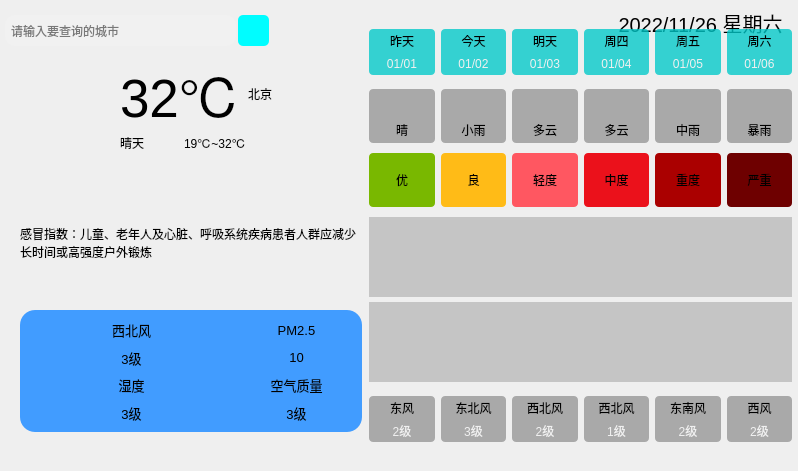
<?xml version="1.0" encoding="UTF-8"?>
<ui version="4.0">
 <class>MainWindow</class>
 <widget class="QMainWindow" name="MainWindow">
  <property name="geometry">
   <rect>
    <x>0</x>
    <y>0</y>
    <width>798</width>
    <height>471</height>
   </rect>
  </property>
  <property name="windowTitle">
   <string>MainWindow</string>
  </property>
  <widget class="QWidget" name="centralwidget">
   <widget class="QWidget" name="widget" native="true">
    <property name="geometry">
     <rect>
      <x>0</x>
      <y>0</y>
      <width>800</width>
      <height>450</height>
     </rect>
    </property>
    <property name="styleSheet">
     <string notr="true">QWidget#widget{
	border-image: url(:/res/background.png);
}
</string>
    </property>
    <widget class="QWidget" name="widget_2" native="true">
     <property name="geometry">
      <rect>
       <x>0</x>
       <y>0</y>
       <width>811</width>
       <height>51</height>
      </rect>
     </property>
     <widget class="QLabel" name="lbDate">
      <property name="geometry">
       <rect>
        <x>610</x>
        <y>2</y>
        <width>181</width>
        <height>41</height>
       </rect>
      </property>
      <property name="font">
       <font>
        <family>Arial</family>
        <pointsize>15</pointsize>
        <bold>false</bold>
        <kerning>true</kerning>
       </font>
      </property>
      <property name="text">
       <string>2022/11/26 星期六</string>
      </property>
      <property name="alignment">
       <set>Qt::AlignCenter</set>
      </property>
      <property name="openExternalLinks">
       <bool>false</bool>
      </property>
     </widget>
     <widget class="QLineEdit" name="leCity">
      <property name="geometry">
       <rect>
        <x>5</x>
        <y>15</y>
        <width>231</width>
        <height>31</height>
       </rect>
      </property>
      <property name="styleSheet">
       <string notr="true">background-color: rgba(255, 255, 255, 25);
border-radius:10px;
padding:2px 4px</string>
      </property>
      <property name="placeholderText">
       <string>请输入要查询的城市</string>
      </property>
     </widget>
     <widget class="QPushButton" name="btnSearch">
      <property name="geometry">
       <rect>
        <x>238</x>
        <y>15</y>
        <width>31</width>
        <height>31</height>
       </rect>
      </property>
      <property name="styleSheet">
       <string notr="true">border-radius:5px;
background-color: rgb(0, 253, 255);</string>
      </property>
      <property name="text">
       <string/>
      </property>
      <property name="icon">
       <iconset resource="main.qrc">
        <normaloff>:/res/search.png</normaloff>:/res/search.png</iconset>
      </property>
     </widget>
    </widget>
    <widget class="QWidget" name="widget_3" native="true">
     <property name="geometry">
      <rect>
       <x>20</x>
       <y>181</y>
       <width>342</width>
       <height>251</height>
      </rect>
     </property>
     <layout class="QVBoxLayout" name="verticalLayout_3">
      <item>
       <widget class="QLabel" name="lbGaoMao">
        <property name="text">
         <string>感冒指数：儿童、老年人及心脏、呼吸系统疾病患者人群应减少长时间或高强度户外锻炼</string>
        </property>
        <property name="wordWrap">
         <bool>true</bool>
        </property>
       </widget>
      </item>
      <item>
       <widget class="QWidget" name="widget_5" native="true">
        <property name="styleSheet">
         <string notr="true">background-color: rgb(65, 156, 255);
border-radius: 15px</string>
        </property>
        <layout class="QGridLayout" name="gridLayout_2">
         <item row="1" column="1">
          <layout class="QHBoxLayout" name="horizontalLayout_10">
           <item>
            <widget class="QLabel" name="lblQualityIcon">
             <property name="minimumSize">
              <size>
               <width>40</width>
               <height>40</height>
              </size>
             </property>
             <property name="maximumSize">
              <size>
               <width>40</width>
               <height>40</height>
              </size>
             </property>
             <property name="font">
              <font>
               <pointsize>10</pointsize>
              </font>
             </property>
             <property name="text">
              <string/>
             </property>
             <property name="pixmap">
              <pixmap resource="main.qrc">:/res/aqi.png</pixmap>
             </property>
             <property name="scaledContents">
              <bool>true</bool>
             </property>
            </widget>
           </item>
           <item>
            <layout class="QVBoxLayout" name="verticalLayout_11">
             <item>
              <widget class="QLabel" name="lblQualityTitle">
               <property name="font">
                <font>
                 <pointsize>10</pointsize>
                </font>
               </property>
               <property name="text">
                <string>空气质量</string>
               </property>
               <property name="alignment">
                <set>Qt::AlignCenter</set>
               </property>
              </widget>
             </item>
             <item>
              <widget class="QLabel" name="lblQuality">
               <property name="font">
                <font>
                 <pointsize>10</pointsize>
                </font>
               </property>
               <property name="text">
                <string>3级</string>
               </property>
               <property name="alignment">
                <set>Qt::AlignCenter</set>
               </property>
              </widget>
             </item>
            </layout>
           </item>
          </layout>
         </item>
         <item row="0" column="1">
          <layout class="QHBoxLayout" name="horizontalLayout_8">
           <item>
            <widget class="QLabel" name="lbPm25Icon">
             <property name="minimumSize">
              <size>
               <width>40</width>
               <height>40</height>
              </size>
             </property>
             <property name="maximumSize">
              <size>
               <width>40</width>
               <height>40</height>
              </size>
             </property>
             <property name="font">
              <font>
               <pointsize>10</pointsize>
              </font>
             </property>
             <property name="text">
              <string/>
             </property>
             <property name="pixmap">
              <pixmap resource="main.qrc">:/res/pm25.png</pixmap>
             </property>
             <property name="scaledContents">
              <bool>true</bool>
             </property>
            </widget>
           </item>
           <item>
            <layout class="QVBoxLayout" name="verticalLayout_9">
             <item>
              <widget class="QLabel" name="lbPm25Title">
               <property name="font">
                <font>
                 <pointsize>10</pointsize>
                </font>
               </property>
               <property name="text">
                <string>PM2.5</string>
               </property>
               <property name="alignment">
                <set>Qt::AlignCenter</set>
               </property>
              </widget>
             </item>
             <item>
              <widget class="QLabel" name="lbPm25">
               <property name="font">
                <font>
                 <pointsize>10</pointsize>
                </font>
               </property>
               <property name="text">
                <string>10</string>
               </property>
               <property name="alignment">
                <set>Qt::AlignCenter</set>
               </property>
              </widget>
             </item>
            </layout>
           </item>
          </layout>
         </item>
         <item row="0" column="0">
          <layout class="QHBoxLayout" name="horizontalLayout">
           <item>
            <widget class="QLabel" name="lbWindIcon">
             <property name="minimumSize">
              <size>
               <width>40</width>
               <height>40</height>
              </size>
             </property>
             <property name="maximumSize">
              <size>
               <width>40</width>
               <height>40</height>
              </size>
             </property>
             <property name="font">
              <font>
               <pointsize>10</pointsize>
              </font>
             </property>
             <property name="text">
              <string/>
             </property>
             <property name="pixmap">
              <pixmap resource="main.qrc">:/res/wind.png</pixmap>
             </property>
             <property name="scaledContents">
              <bool>true</bool>
             </property>
            </widget>
           </item>
           <item>
            <layout class="QVBoxLayout" name="verticalLayout">
             <item>
              <widget class="QLabel" name="lbWindFx">
               <property name="font">
                <font>
                 <pointsize>10</pointsize>
                </font>
               </property>
               <property name="text">
                <string>西北风</string>
               </property>
               <property name="alignment">
                <set>Qt::AlignCenter</set>
               </property>
              </widget>
             </item>
             <item>
              <widget class="QLabel" name="lbWindFl">
               <property name="font">
                <font>
                 <pointsize>10</pointsize>
                </font>
               </property>
               <property name="text">
                <string>3级</string>
               </property>
               <property name="alignment">
                <set>Qt::AlignCenter</set>
               </property>
              </widget>
             </item>
            </layout>
           </item>
          </layout>
         </item>
         <item row="1" column="0">
          <layout class="QHBoxLayout" name="horizontalLayout_9">
           <item>
            <widget class="QLabel" name="lbShiDuIcon">
             <property name="minimumSize">
              <size>
               <width>40</width>
               <height>40</height>
              </size>
             </property>
             <property name="maximumSize">
              <size>
               <width>40</width>
               <height>40</height>
              </size>
             </property>
             <property name="font">
              <font>
               <pointsize>10</pointsize>
              </font>
             </property>
             <property name="text">
              <string/>
             </property>
             <property name="pixmap">
              <pixmap resource="main.qrc">:/res/humidity.png</pixmap>
             </property>
             <property name="scaledContents">
              <bool>true</bool>
             </property>
            </widget>
           </item>
           <item>
            <layout class="QVBoxLayout" name="verticalLayout_10">
             <item>
              <widget class="QLabel" name="lbShiDuTitle">
               <property name="font">
                <font>
                 <pointsize>10</pointsize>
                </font>
               </property>
               <property name="text">
                <string>湿度</string>
               </property>
               <property name="alignment">
                <set>Qt::AlignCenter</set>
               </property>
              </widget>
             </item>
             <item>
              <widget class="QLabel" name="lbShiDu">
               <property name="font">
                <font>
                 <pointsize>10</pointsize>
                </font>
               </property>
               <property name="text">
                <string>3级</string>
               </property>
               <property name="alignment">
                <set>Qt::AlignCenter</set>
               </property>
              </widget>
             </item>
            </layout>
           </item>
          </layout>
         </item>
        </layout>
       </widget>
      </item>
     </layout>
    </widget>
    <widget class="QWidget" name="widget_4" native="true">
     <property name="geometry">
      <rect>
       <x>20</x>
       <y>60</y>
       <width>291</width>
       <height>101</height>
      </rect>
     </property>
     <widget class="QLabel" name="lbTypeIcon">
      <property name="geometry">
       <rect>
        <x>10</x>
        <y>10</y>
        <width>81</width>
        <height>81</height>
       </rect>
      </property>
      <property name="text">
       <string/>
      </property>
      <property name="pixmap">
       <pixmap resource="main.qrc">:/res/type/Qing.png</pixmap>
      </property>
      <property name="scaledContents">
       <bool>true</bool>
      </property>
      <property name="alignment">
       <set>Qt::AlignCenter</set>
      </property>
     </widget>
     <widget class="QWidget" name="layoutWidget">
      <property name="geometry">
       <rect>
        <x>100</x>
        <y>0</y>
        <width>181</width>
        <height>92</height>
       </rect>
      </property>
      <layout class="QGridLayout" name="gridLayout">
       <item row="0" column="0" colspan="2">
        <widget class="QLabel" name="lbTemp">
         <property name="font">
          <font>
           <pointsize>40</pointsize>
          </font>
         </property>
         <property name="text">
          <string>32℃</string>
         </property>
        </widget>
       </item>
       <item row="0" column="2">
        <widget class="QLabel" name="lbCity">
         <property name="text">
          <string>北京</string>
         </property>
        </widget>
       </item>
       <item row="1" column="1" colspan="2">
        <widget class="QLabel" name="lbLowHigh">
         <property name="text">
          <string>19℃~32℃</string>
         </property>
        </widget>
       </item>
       <item row="1" column="0">
        <widget class="QLabel" name="lbType">
         <property name="text">
          <string>晴天</string>
         </property>
        </widget>
       </item>
      </layout>
     </widget>
    </widget>
    <widget class="QWidget" name="widget_11" native="true">
     <property name="geometry">
      <rect>
       <x>360</x>
       <y>20</y>
       <width>441</width>
       <height>431</height>
      </rect>
     </property>
     <layout class="QVBoxLayout" name="verticalLayout_12">
      <property name="spacing">
       <number>0</number>
      </property>
      <item>
       <widget class="QWidget" name="widget_6" native="true">
        <property name="styleSheet">
         <string notr="true">QLabel {
	background-color: rgba(0, 200, 200, 200);
	border-radius: 4px;
}</string>
        </property>
        <layout class="QGridLayout" name="gridLayout_5">
         <property name="horizontalSpacing">
          <number>6</number>
         </property>
         <property name="verticalSpacing">
          <number>0</number>
         </property>
         <item row="0" column="0">
          <widget class="QLabel" name="lblWeek0">
           <property name="styleSheet">
            <string notr="true">border-bottom-left-radius: 0px;
border-bottom-right-radius: 0px;</string>
           </property>
           <property name="text">
            <string>昨天</string>
           </property>
           <property name="alignment">
            <set>Qt::AlignCenter</set>
           </property>
          </widget>
         </item>
         <item row="0" column="1">
          <widget class="QLabel" name="lblWeek1">
           <property name="styleSheet">
            <string notr="true">border-bottom-left-radius: 0px;
border-bottom-right-radius: 0px;</string>
           </property>
           <property name="text">
            <string>今天</string>
           </property>
           <property name="alignment">
            <set>Qt::AlignCenter</set>
           </property>
          </widget>
         </item>
         <item row="0" column="2">
          <widget class="QLabel" name="lblWeek2">
           <property name="styleSheet">
            <string notr="true">border-bottom-left-radius: 0px;
border-bottom-right-radius: 0px;</string>
           </property>
           <property name="text">
            <string>明天</string>
           </property>
           <property name="alignment">
            <set>Qt::AlignCenter</set>
           </property>
          </widget>
         </item>
         <item row="0" column="3">
          <widget class="QLabel" name="lblWeek3">
           <property name="styleSheet">
            <string notr="true">border-bottom-left-radius: 0px;
border-bottom-right-radius: 0px;</string>
           </property>
           <property name="text">
            <string>周四</string>
           </property>
           <property name="alignment">
            <set>Qt::AlignCenter</set>
           </property>
          </widget>
         </item>
         <item row="0" column="4">
          <widget class="QLabel" name="lblWeek4">
           <property name="styleSheet">
            <string notr="true">border-bottom-left-radius: 0px;
border-bottom-right-radius: 0px;</string>
           </property>
           <property name="text">
            <string>周五</string>
           </property>
           <property name="alignment">
            <set>Qt::AlignCenter</set>
           </property>
          </widget>
         </item>
         <item row="0" column="5">
          <widget class="QLabel" name="lblWeek5">
           <property name="styleSheet">
            <string notr="true">border-bottom-left-radius: 0px;
border-bottom-right-radius: 0px;</string>
           </property>
           <property name="text">
            <string>周六</string>
           </property>
           <property name="alignment">
            <set>Qt::AlignCenter</set>
           </property>
          </widget>
         </item>
         <item row="1" column="0">
          <widget class="QLabel" name="lblDate0">
           <property name="styleSheet">
            <string notr="true">border-top-left-radius: 0px;
border-top-right-radius: 0px;
color: rgb(240, 240, 240);</string>
           </property>
           <property name="text">
            <string>01/01</string>
           </property>
           <property name="alignment">
            <set>Qt::AlignCenter</set>
           </property>
          </widget>
         </item>
         <item row="1" column="1">
          <widget class="QLabel" name="lblDate1">
           <property name="styleSheet">
            <string notr="true">border-top-left-radius: 0px;
border-top-right-radius: 0px;
color: rgb(240, 240, 240);</string>
           </property>
           <property name="text">
            <string>01/02</string>
           </property>
           <property name="alignment">
            <set>Qt::AlignCenter</set>
           </property>
          </widget>
         </item>
         <item row="1" column="2">
          <widget class="QLabel" name="lblDate2">
           <property name="styleSheet">
            <string notr="true">border-top-left-radius: 0px;
border-top-right-radius: 0px;
color: rgb(240, 240, 240);</string>
           </property>
           <property name="text">
            <string>01/03</string>
           </property>
           <property name="alignment">
            <set>Qt::AlignCenter</set>
           </property>
          </widget>
         </item>
         <item row="1" column="3">
          <widget class="QLabel" name="lblDate3">
           <property name="styleSheet">
            <string notr="true">border-top-left-radius: 0px;
border-top-right-radius: 0px;
color: rgb(240, 240, 240);</string>
           </property>
           <property name="text">
            <string>01/04</string>
           </property>
           <property name="alignment">
            <set>Qt::AlignCenter</set>
           </property>
          </widget>
         </item>
         <item row="1" column="4">
          <widget class="QLabel" name="lblDate4">
           <property name="styleSheet">
            <string notr="true">border-top-left-radius: 0px;
border-top-right-radius: 0px;
color: rgb(240, 240, 240);</string>
           </property>
           <property name="text">
            <string>01/05</string>
           </property>
           <property name="alignment">
            <set>Qt::AlignCenter</set>
           </property>
          </widget>
         </item>
         <item row="1" column="5">
          <widget class="QLabel" name="lblDate5">
           <property name="styleSheet">
            <string notr="true">border-top-left-radius: 0px;
border-top-right-radius: 0px;
color: rgb(240, 240, 240);</string>
           </property>
           <property name="text">
            <string>01/06</string>
           </property>
           <property name="alignment">
            <set>Qt::AlignCenter</set>
           </property>
          </widget>
         </item>
        </layout>
       </widget>
      </item>
      <item>
       <widget class="QWidget" name="widget_7" native="true">
        <property name="styleSheet">
         <string notr="true">QLabel {
	background-color: rgba(60, 60, 60, 100);
	border-radius: 4px;
}</string>
        </property>
        <layout class="QGridLayout" name="gridLayout_6">
         <property name="topMargin">
          <number>5</number>
         </property>
         <property name="bottomMargin">
          <number>5</number>
         </property>
         <property name="verticalSpacing">
          <number>0</number>
         </property>
         <item row="0" column="0">
          <widget class="QLabel" name="lblTypeIcon0">
           <property name="minimumSize">
            <size>
             <width>0</width>
             <height>0</height>
            </size>
           </property>
           <property name="maximumSize">
            <size>
             <width>1000</width>
             <height>1000</height>
            </size>
           </property>
           <property name="styleSheet">
            <string notr="true">border-bottom-left-radius: 0px;
border-bottom-right-radius: 0px;</string>
           </property>
           <property name="text">
            <string/>
           </property>
           <property name="pixmap">
            <pixmap resource="main.qrc">:/res/type/Qing.png</pixmap>
           </property>
           <property name="alignment">
            <set>Qt::AlignCenter</set>
           </property>
          </widget>
         </item>
         <item row="0" column="4">
          <widget class="QLabel" name="lblTypeIcon4">
           <property name="styleSheet">
            <string notr="true">border-bottom-left-radius: 0px;
border-bottom-right-radius: 0px;</string>
           </property>
           <property name="text">
            <string/>
           </property>
           <property name="pixmap">
            <pixmap resource="main.qrc">:/res/type/ZhongYu.png</pixmap>
           </property>
           <property name="alignment">
            <set>Qt::AlignCenter</set>
           </property>
          </widget>
         </item>
         <item row="0" column="2">
          <widget class="QLabel" name="lblTypeIcon2">
           <property name="styleSheet">
            <string notr="true">border-bottom-left-radius: 0px;
border-bottom-right-radius: 0px;</string>
           </property>
           <property name="text">
            <string/>
           </property>
           <property name="pixmap">
            <pixmap resource="main.qrc">:/res/type/DuoYun.png</pixmap>
           </property>
           <property name="alignment">
            <set>Qt::AlignCenter</set>
           </property>
          </widget>
         </item>
         <item row="0" column="1">
          <widget class="QLabel" name="lblTypeIcon1">
           <property name="styleSheet">
            <string notr="true">border-bottom-left-radius: 0px;
border-bottom-right-radius: 0px;</string>
           </property>
           <property name="text">
            <string/>
           </property>
           <property name="pixmap">
            <pixmap resource="main.qrc">:/res/type/XiaoYu.png</pixmap>
           </property>
           <property name="alignment">
            <set>Qt::AlignCenter</set>
           </property>
          </widget>
         </item>
         <item row="0" column="3">
          <widget class="QLabel" name="lblTypeIcon3">
           <property name="styleSheet">
            <string notr="true">border-bottom-left-radius: 0px;
border-bottom-right-radius: 0px;</string>
           </property>
           <property name="text">
            <string/>
           </property>
           <property name="pixmap">
            <pixmap resource="main.qrc">:/res/type/DuoYun.png</pixmap>
           </property>
           <property name="alignment">
            <set>Qt::AlignCenter</set>
           </property>
          </widget>
         </item>
         <item row="1" column="5">
          <widget class="QLabel" name="lblType5">
           <property name="styleSheet">
            <string notr="true">border-top-left-radius: 0px;
border-top-right-radius: 0px;</string>
           </property>
           <property name="text">
            <string>暴雨</string>
           </property>
           <property name="alignment">
            <set>Qt::AlignCenter</set>
           </property>
          </widget>
         </item>
         <item row="1" column="3">
          <widget class="QLabel" name="lblType3">
           <property name="styleSheet">
            <string notr="true">border-top-left-radius: 0px;
border-top-right-radius: 0px;</string>
           </property>
           <property name="text">
            <string>多云</string>
           </property>
           <property name="alignment">
            <set>Qt::AlignCenter</set>
           </property>
          </widget>
         </item>
         <item row="1" column="2">
          <widget class="QLabel" name="lblType2">
           <property name="styleSheet">
            <string notr="true">border-top-left-radius: 0px;
border-top-right-radius: 0px;</string>
           </property>
           <property name="text">
            <string>多云</string>
           </property>
           <property name="alignment">
            <set>Qt::AlignCenter</set>
           </property>
          </widget>
         </item>
         <item row="1" column="0">
          <widget class="QLabel" name="lblType0">
           <property name="styleSheet">
            <string notr="true">border-top-left-radius: 0px;
border-top-right-radius: 0px;</string>
           </property>
           <property name="text">
            <string>晴</string>
           </property>
           <property name="alignment">
            <set>Qt::AlignCenter</set>
           </property>
          </widget>
         </item>
         <item row="1" column="1">
          <widget class="QLabel" name="lblType1">
           <property name="styleSheet">
            <string notr="true">border-top-left-radius: 0px;
border-top-right-radius: 0px;</string>
           </property>
           <property name="text">
            <string>小雨</string>
           </property>
           <property name="alignment">
            <set>Qt::AlignCenter</set>
           </property>
          </widget>
         </item>
         <item row="0" column="5">
          <widget class="QLabel" name="lblTypeIcon5">
           <property name="styleSheet">
            <string notr="true">border-bottom-left-radius: 0px;
border-bottom-right-radius: 0px;</string>
           </property>
           <property name="text">
            <string/>
           </property>
           <property name="pixmap">
            <pixmap resource="main.qrc">:/res/type/BaoYu.png</pixmap>
           </property>
           <property name="alignment">
            <set>Qt::AlignCenter</set>
           </property>
          </widget>
         </item>
         <item row="1" column="4">
          <widget class="QLabel" name="lblType4">
           <property name="styleSheet">
            <string notr="true">border-top-left-radius: 0px;
border-top-right-radius: 0px;</string>
           </property>
           <property name="text">
            <string>中雨</string>
           </property>
           <property name="alignment">
            <set>Qt::AlignCenter</set>
           </property>
          </widget>
         </item>
        </layout>
       </widget>
      </item>
      <item>
       <widget class="QWidget" name="widget_9" native="true">
        <property name="styleSheet">
         <string notr="true">border-radius: 4px</string>
        </property>
        <layout class="QHBoxLayout" name="horizontalLayout_11">
         <property name="topMargin">
          <number>5</number>
         </property>
         <property name="bottomMargin">
          <number>5</number>
         </property>
         <item>
          <widget class="QLabel" name="lblQuality0">
           <property name="styleSheet">
            <string notr="true">background-color: rgb(121, 184, 0);
padding:8px;</string>
           </property>
           <property name="text">
            <string>优</string>
           </property>
           <property name="alignment">
            <set>Qt::AlignCenter</set>
           </property>
          </widget>
         </item>
         <item>
          <widget class="QLabel" name="lblQuality1">
           <property name="styleSheet">
            <string notr="true">background-color: rgb(255, 187, 23);</string>
           </property>
           <property name="text">
            <string>良</string>
           </property>
           <property name="alignment">
            <set>Qt::AlignCenter</set>
           </property>
          </widget>
         </item>
         <item>
          <widget class="QLabel" name="lblQuality2">
           <property name="styleSheet">
            <string notr="true">background-color: rgb(255, 87, 97);</string>
           </property>
           <property name="text">
            <string>轻度</string>
           </property>
           <property name="alignment">
            <set>Qt::AlignCenter</set>
           </property>
          </widget>
         </item>
         <item>
          <widget class="QLabel" name="lblQuality3">
           <property name="styleSheet">
            <string notr="true">background-color: rgb(235, 17, 27);</string>
           </property>
           <property name="text">
            <string>中度</string>
           </property>
           <property name="alignment">
            <set>Qt::AlignCenter</set>
           </property>
          </widget>
         </item>
         <item>
          <widget class="QLabel" name="lblQuality4">
           <property name="styleSheet">
            <string notr="true">background-color: rgb(170, 0, 0);</string>
           </property>
           <property name="text">
            <string>重度</string>
           </property>
           <property name="alignment">
            <set>Qt::AlignCenter</set>
           </property>
          </widget>
         </item>
         <item>
          <widget class="QLabel" name="lblQuality5">
           <property name="styleSheet">
            <string notr="true">background-color: rgb(110, 0, 0);</string>
           </property>
           <property name="text">
            <string>严重</string>
           </property>
           <property name="alignment">
            <set>Qt::AlignCenter</set>
           </property>
          </widget>
         </item>
        </layout>
       </widget>
      </item>
      <item>
       <widget class="QWidget" name="widget_8" native="true">
        <layout class="QVBoxLayout" name="verticalLayout_2">
         <property name="spacing">
          <number>5</number>
         </property>
         <property name="topMargin">
          <number>5</number>
         </property>
         <property name="bottomMargin">
          <number>5</number>
         </property>
         <item>
          <widget class="QLabel" name="lblHighCurve">
           <property name="minimumSize">
            <size>
             <width>0</width>
             <height>80</height>
            </size>
           </property>
           <property name="maximumSize">
            <size>
             <width>10000</width>
             <height>10000</height>
            </size>
           </property>
           <property name="styleSheet">
            <string notr="true">background-color: rgba(60, 60, 60,60);</string>
           </property>
           <property name="text">
            <string/>
           </property>
           <property name="alignment">
            <set>Qt::AlignCenter</set>
           </property>
          </widget>
         </item>
         <item>
          <widget class="QLabel" name="lblLowCurve">
           <property name="minimumSize">
            <size>
             <width>0</width>
             <height>80</height>
            </size>
           </property>
           <property name="maximumSize">
            <size>
             <width>10000</width>
             <height>10000</height>
            </size>
           </property>
           <property name="styleSheet">
            <string notr="true">background-color: rgba(60, 60, 60,60);</string>
           </property>
           <property name="text">
            <string/>
           </property>
           <property name="alignment">
            <set>Qt::AlignCenter</set>
           </property>
          </widget>
         </item>
        </layout>
       </widget>
      </item>
      <item>
       <widget class="QWidget" name="widget_10" native="true">
        <property name="styleSheet">
         <string notr="true">QLabel {
	background-color: rgba(60, 60, 60, 100);
	border-radius: 4px;
}</string>
        </property>
        <layout class="QGridLayout" name="gridLayout_7">
         <property name="verticalSpacing">
          <number>0</number>
         </property>
         <item row="0" column="0">
          <widget class="QLabel" name="lblFx0">
           <property name="styleSheet">
            <string notr="true">border-bottom-left-radius: 0px;
border-bottom-right-radius: 0px;</string>
           </property>
           <property name="text">
            <string>东风</string>
           </property>
           <property name="alignment">
            <set>Qt::AlignCenter</set>
           </property>
          </widget>
         </item>
         <item row="0" column="1">
          <widget class="QLabel" name="lblFx1">
           <property name="styleSheet">
            <string notr="true">border-bottom-left-radius: 0px;
border-bottom-right-radius: 0px;</string>
           </property>
           <property name="text">
            <string>东北风</string>
           </property>
           <property name="alignment">
            <set>Qt::AlignCenter</set>
           </property>
          </widget>
         </item>
         <item row="0" column="2">
          <widget class="QLabel" name="lblFx2">
           <property name="styleSheet">
            <string notr="true">border-bottom-left-radius: 0px;
border-bottom-right-radius: 0px;</string>
           </property>
           <property name="text">
            <string>西北风</string>
           </property>
           <property name="alignment">
            <set>Qt::AlignCenter</set>
           </property>
          </widget>
         </item>
         <item row="0" column="3">
          <widget class="QLabel" name="lblFx3">
           <property name="styleSheet">
            <string notr="true">border-bottom-left-radius: 0px;
border-bottom-right-radius: 0px;</string>
           </property>
           <property name="text">
            <string>西北风</string>
           </property>
           <property name="alignment">
            <set>Qt::AlignCenter</set>
           </property>
          </widget>
         </item>
         <item row="0" column="4">
          <widget class="QLabel" name="lblFx4">
           <property name="styleSheet">
            <string notr="true">border-bottom-left-radius: 0px;
border-bottom-right-radius: 0px;</string>
           </property>
           <property name="text">
            <string>东南风</string>
           </property>
           <property name="alignment">
            <set>Qt::AlignCenter</set>
           </property>
          </widget>
         </item>
         <item row="0" column="5">
          <widget class="QLabel" name="lblFx5">
           <property name="styleSheet">
            <string notr="true">border-bottom-left-radius: 0px;
border-bottom-right-radius: 0px;</string>
           </property>
           <property name="text">
            <string>西风</string>
           </property>
           <property name="alignment">
            <set>Qt::AlignCenter</set>
           </property>
          </widget>
         </item>
         <item row="1" column="0">
          <widget class="QLabel" name="lblFl0">
           <property name="styleSheet">
            <string notr="true">border-top-left-radius: 0px;
border-top-right-radius: 0px;
color: rgb(240, 240, 240);</string>
           </property>
           <property name="text">
            <string>2级</string>
           </property>
           <property name="alignment">
            <set>Qt::AlignCenter</set>
           </property>
          </widget>
         </item>
         <item row="1" column="1">
          <widget class="QLabel" name="lblFl1">
           <property name="styleSheet">
            <string notr="true">border-top-left-radius: 0px;
border-top-right-radius: 0px;
color: rgb(240, 240, 240);</string>
           </property>
           <property name="text">
            <string>3级</string>
           </property>
           <property name="alignment">
            <set>Qt::AlignCenter</set>
           </property>
          </widget>
         </item>
         <item row="1" column="2">
          <widget class="QLabel" name="lblFl2">
           <property name="styleSheet">
            <string notr="true">border-top-left-radius: 0px;
border-top-right-radius: 0px;
color: rgb(240, 240, 240);</string>
           </property>
           <property name="text">
            <string>2级</string>
           </property>
           <property name="alignment">
            <set>Qt::AlignCenter</set>
           </property>
          </widget>
         </item>
         <item row="1" column="3">
          <widget class="QLabel" name="lblFl3">
           <property name="styleSheet">
            <string notr="true">border-top-left-radius: 0px;
border-top-right-radius: 0px;
color: rgb(240, 240, 240);</string>
           </property>
           <property name="text">
            <string>1级</string>
           </property>
           <property name="alignment">
            <set>Qt::AlignCenter</set>
           </property>
          </widget>
         </item>
         <item row="1" column="4">
          <widget class="QLabel" name="lblFl4">
           <property name="styleSheet">
            <string notr="true">border-top-left-radius: 0px;
border-top-right-radius: 0px;
color: rgb(240, 240, 240);</string>
           </property>
           <property name="text">
            <string>2级</string>
           </property>
           <property name="alignment">
            <set>Qt::AlignCenter</set>
           </property>
          </widget>
         </item>
         <item row="1" column="5">
          <widget class="QLabel" name="lblFl5">
           <property name="styleSheet">
            <string notr="true">border-top-left-radius: 0px;
border-top-right-radius: 0px;
color: rgb(240, 240, 240);</string>
           </property>
           <property name="text">
            <string>2级</string>
           </property>
           <property name="alignment">
            <set>Qt::AlignCenter</set>
           </property>
          </widget>
         </item>
        </layout>
       </widget>
      </item>
     </layout>
    </widget>
   </widget>
  </widget>
  <widget class="QMenuBar" name="menubar">
   <property name="geometry">
    <rect>
     <x>0</x>
     <y>0</y>
     <width>798</width>
     <height>22</height>
    </rect>
   </property>
  </widget>
 </widget>
 <resources>
  <include location="main.qrc"/>
 </resources>
 <connections/>
</ui>
